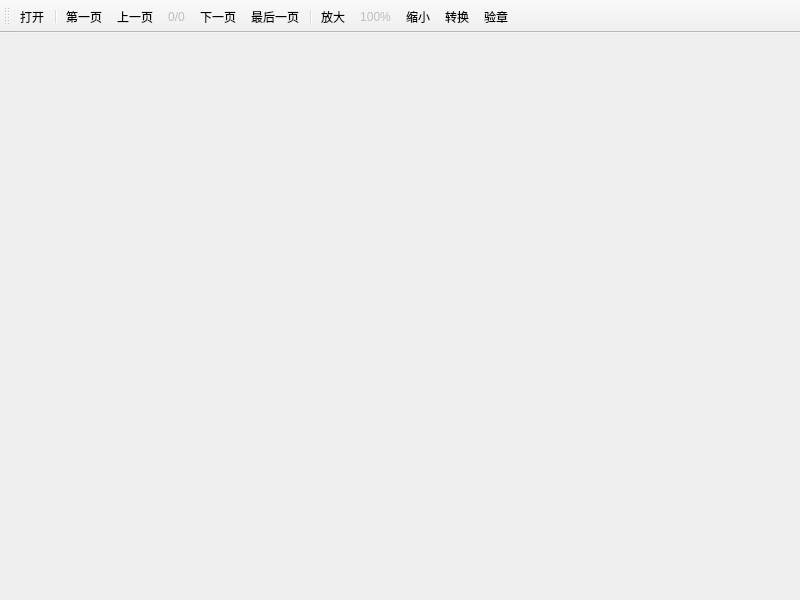
<?xml version="1.0" encoding="UTF-8"?>
<ui version="4.0">
 <class>MainWindow</class>
 <widget class="QMainWindow" name="MainWindow">
  <property name="geometry">
   <rect>
    <x>0</x>
    <y>0</y>
    <width>800</width>
    <height>600</height>
   </rect>
  </property>
  <property name="windowTitle">
   <string>MainWindow</string>
  </property>
  <widget class="QWidget" name="centralwidget">
   <layout class="QVBoxLayout" name="verticalLayout">
    <property name="spacing">
     <number>0</number>
    </property>
    <property name="leftMargin">
     <number>10</number>
    </property>
    <property name="topMargin">
     <number>10</number>
    </property>
    <property name="rightMargin">
     <number>10</number>
    </property>
    <property name="bottomMargin">
     <number>10</number>
    </property>
    <item>
     <widget class="CScrollArea" name="scrollArea">
      <property name="frameShape">
       <enum>QFrame::NoFrame</enum>
      </property>
      <property name="lineWidth">
       <number>0</number>
      </property>
      <property name="widgetResizable">
       <bool>true</bool>
      </property>
      <widget class="QWidget" name="pagecontent">
       <property name="geometry">
        <rect>
         <x>0</x>
         <y>0</y>
         <width>780</width>
         <height>543</height>
        </rect>
       </property>
      </widget>
     </widget>
    </item>
   </layout>
  </widget>
  <widget class="QMenuBar" name="menubar">
   <property name="geometry">
    <rect>
     <x>0</x>
     <y>0</y>
     <width>800</width>
     <height>17</height>
    </rect>
   </property>
  </widget>
  <widget class="QToolBar" name="toolBar">
   <property name="windowTitle">
    <string>toolBar</string>
   </property>
   <attribute name="toolBarArea">
    <enum>TopToolBarArea</enum>
   </attribute>
   <attribute name="toolBarBreak">
    <bool>false</bool>
   </attribute>
   <addaction name="actionopen"/>
   <addaction name="separator"/>
   <addaction name="actionfirst"/>
   <addaction name="actionpre"/>
   <addaction name="actionpagecount"/>
   <addaction name="actionnext"/>
   <addaction name="actionlast"/>
   <addaction name="separator"/>
   <addaction name="actionzoomout"/>
   <addaction name="actionscale"/>
   <addaction name="actionzoomin"/>
   <addaction name="actionToPDF"/>
   <addaction name="actionverify"/>
  </widget>
  <action name="actionopen">
   <property name="text">
    <string>打开</string>
   </property>
  </action>
  <action name="actionpre">
   <property name="text">
    <string>上一页</string>
   </property>
  </action>
  <action name="actionnext">
   <property name="text">
    <string>下一页</string>
   </property>
  </action>
  <action name="actionfirst">
   <property name="text">
    <string>第一页</string>
   </property>
  </action>
  <action name="actionlast">
   <property name="text">
    <string>最后一页</string>
   </property>
  </action>
  <action name="actionzoomout">
   <property name="text">
    <string>放大</string>
   </property>
  </action>
  <action name="actionzoomin">
   <property name="text">
    <string>缩小</string>
   </property>
  </action>
  <action name="actionpagecount">
   <property name="enabled">
    <bool>false</bool>
   </property>
   <property name="text">
    <string>0/0</string>
   </property>
  </action>
  <action name="actionscale">
   <property name="enabled">
    <bool>false</bool>
   </property>
   <property name="text">
    <string>100%</string>
   </property>
  </action>
  <action name="actionToPDF">
   <property name="text">
    <string>转换</string>
   </property>
   <property name="toolTip">
    <string>pdf2ofd/ofd2pdf/pdf2txt/ofd2txt</string>
   </property>
  </action>
  <action name="actionverify">
   <property name="text">
    <string>验章</string>
   </property>
   <property name="toolTip">
    <string>签章验证</string>
   </property>
  </action>
 </widget>
 <customwidgets>
  <customwidget>
   <class>CScrollArea</class>
   <extends>QScrollArea</extends>
   <header location="global">mainwindow.h</header>
   <container>1</container>
  </customwidget>
 </customwidgets>
 <resources/>
 <connections/>
</ui>
